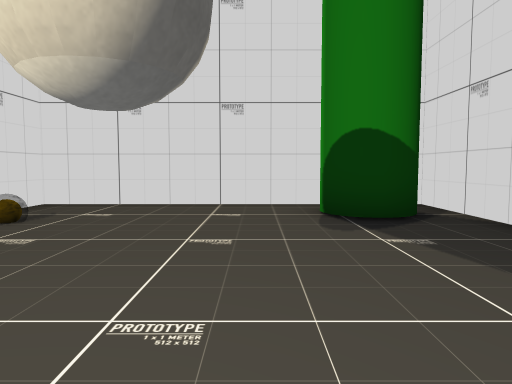
View 1 (above)

14 first-person views from a walk through a Unity game level. The camera is 1.5 m above the floor, tilts 4° down and sees 70° across. The floor is counted in squares, 2 m on a side. Each view is taken from the middle of a square. On the plan, view 1 faces up. The plan holds only what a view shows up to about 11 squares ahead; the rest is blank. The player is left out. Some surface patterns are stand-ins.

View 2
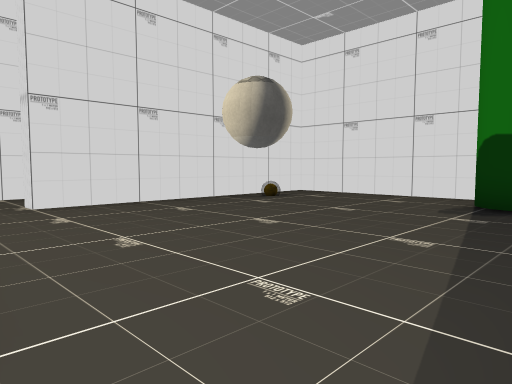

View 3
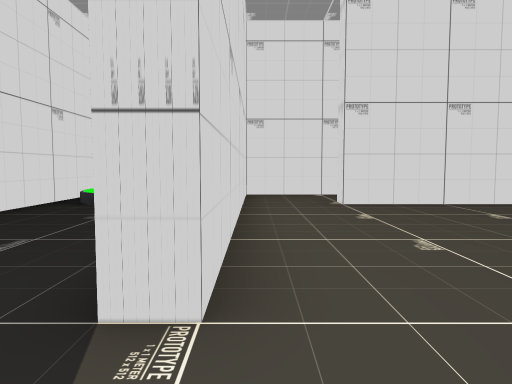

View 4
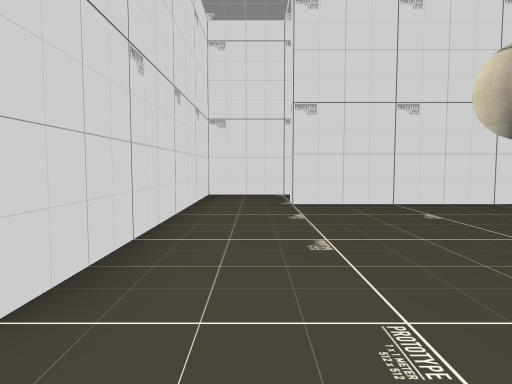

View 5
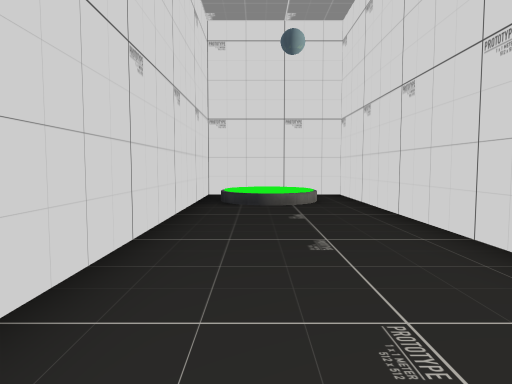

View 6
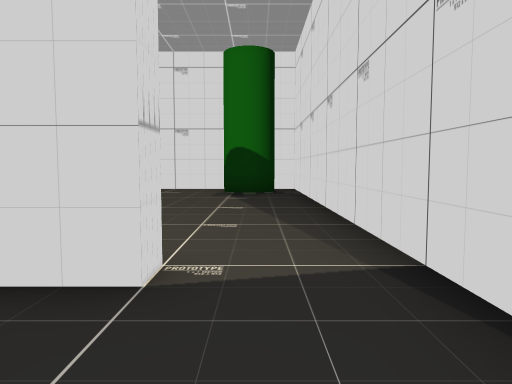

View 7
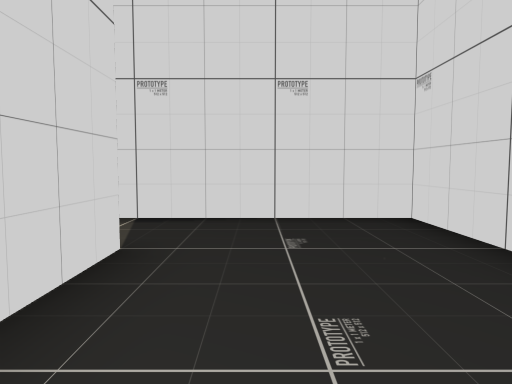

View 8
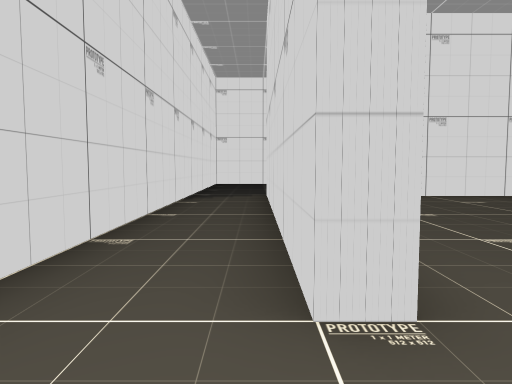

View 9
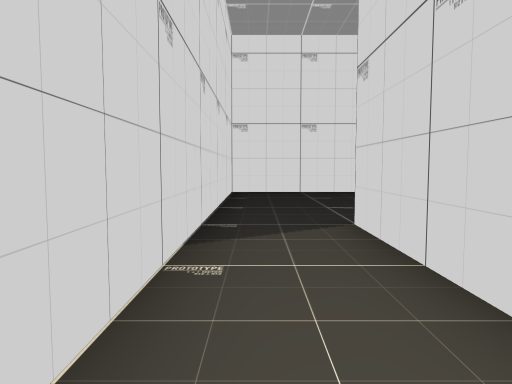

View 10
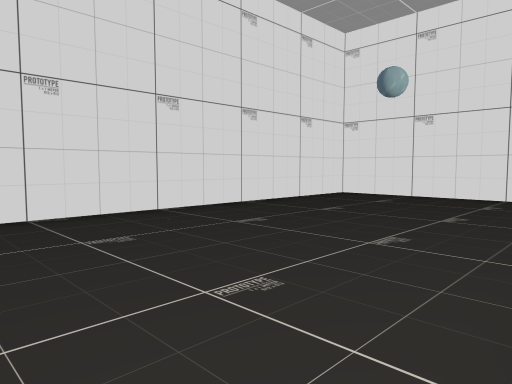

View 11
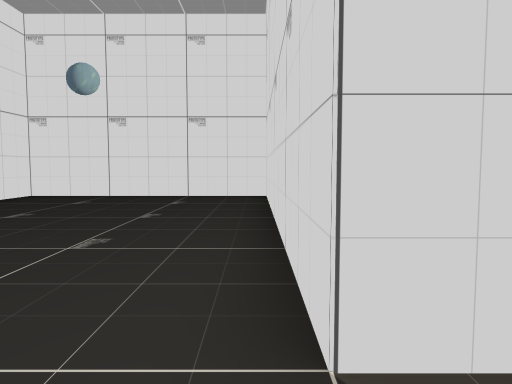

View 12
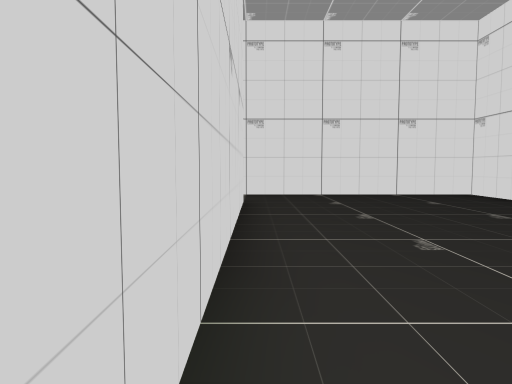

View 13
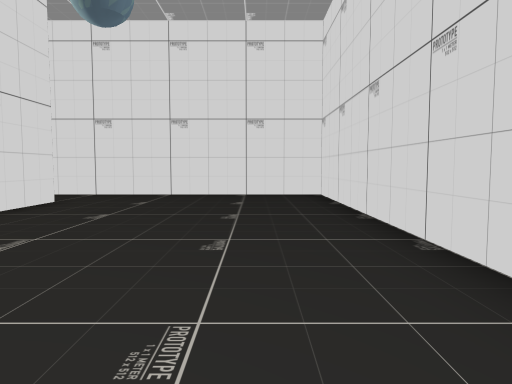

View 14
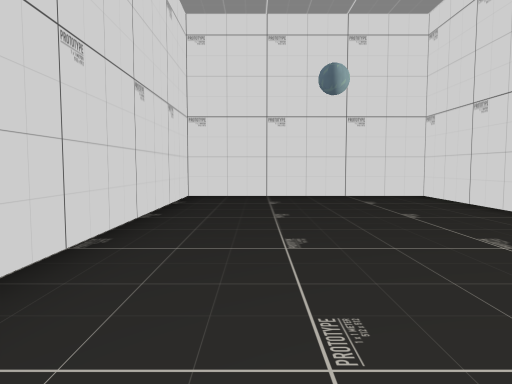

### Floor plan
Key: @ floor where view 1 was taken; # wall or solid block; . main floor; : floor 0.5 m higher than the main floor; / step, stairs or slope; O other object.
Columns run from 7 left of view 1 to 4 right of it. Each row starts with its distance up from view 1.
 14 ############
 13 #..........#
 12 #..........#
 11 #..........#
 10 #..........#
  9 #..........#
  8 #..........#
  7 #..#########
  6 #..#....##.#
  5 #..#O......#
  4 #..#.......#
  3 #..#.......#
  2 #..#.......#
  1 #..#.......#
  0 #..#...@...#
 -1 #..........#
 -2 #..........#
 -3 #########..#
 -4 #/:/.......#
 -5 #/:/.......#
 -6 #./........#
 -7 ############

Positions as (right, up) in squares from view 1, and headings:
1: (0, 0), facing up
2: (3, -2), facing up-left
3: (3, -2), facing left
4: (3, -1), facing left
5: (3, -5), facing left
6: (2, -5), facing up
7: (-2, -4), facing right
8: (-5, -2), facing up
9: (-6, 3), facing up
10: (-6, 8), facing up-right
11: (-6, 8), facing right
12: (3, 8), facing left
13: (3, 12), facing left
14: (-6, 12), facing right
